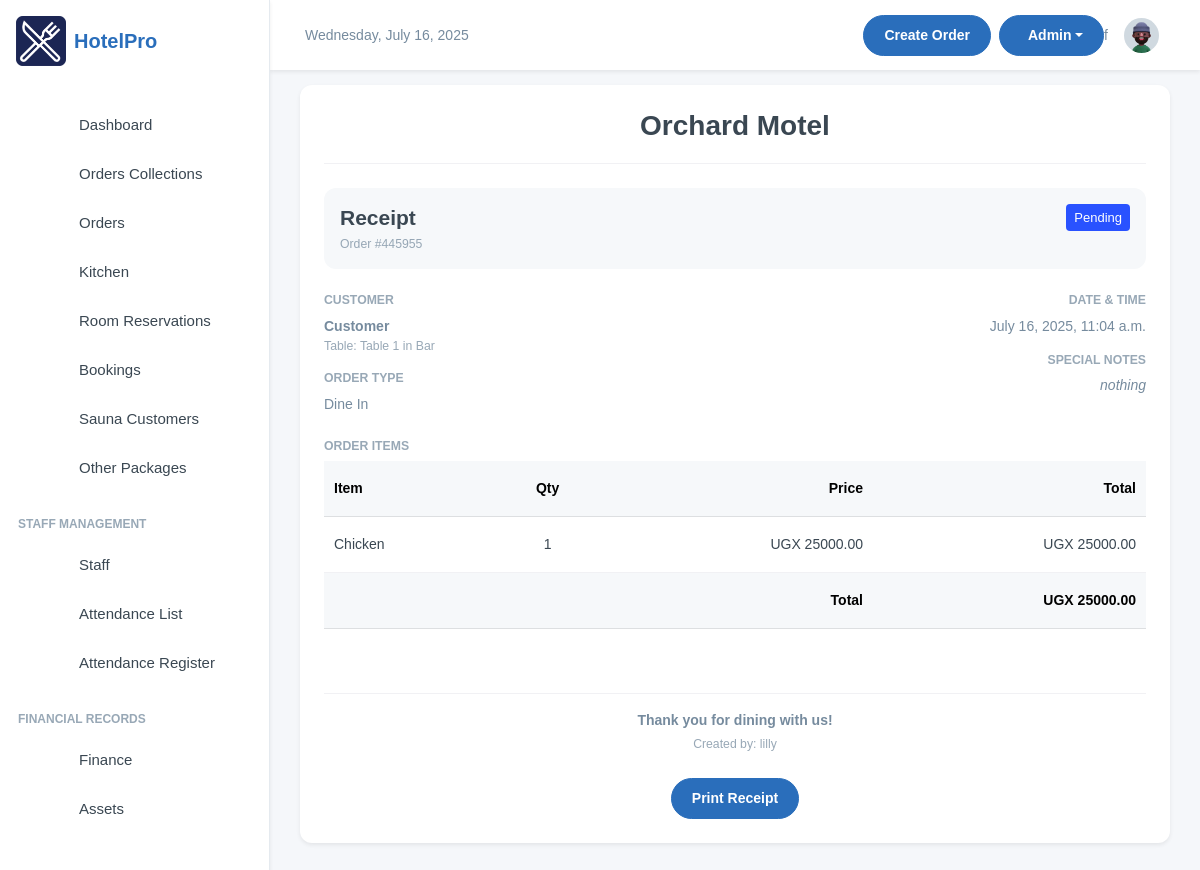
The app's page /manager/orders/1/ (signed in) with its own data.
### inventory/models.py (models this page shows, shortened)
class OrderItem(models.Model):
    ORDER_TYPE_CHOICES = [
        ('Dine-In', 'Dine-In'),
        ('Take-Away', 'Take-Away'),
    ]
    SPECIAL_NOTES_CHOICES = [
        ('nothing', 'Nothing'),
        ('strongly spiced', 'Strongly Spiced'),
        ('midly spiced', 'Mildly Spiced'),
        ('chips', 'Chips'),
        ('rice', 'Rice'),
        ('posho', 'Posho'),
        ('rice_posho', 'Rice + Posho'),
        ('chips_rice', 'Chips + Rice'),
        ('chips_posho', 'Chips + Posho'),
    ]
    order = models.ForeignKey('OrderTransaction', on_delete=models.CASCADE, related_name='order_items')
    menu_item = models.ForeignKey('MenuItem', on_delete=models.CASCADE, null=True, blank=True)
    order_date = models.DateTimeField(auto_now_add=True)
    customer_name = models.CharField(max_length=255, blank=True, null=True, default="Customer")
    dining_area = models.ForeignKey('DiningArea', on_delete=models.SET_NULL, null=True, blank=True)
    table = models.ForeignKey('Table', on_delete=models.SET_NULL, null=True, blank=True)
    total_price = models.DecimalField(max_digits=10, decimal_places=2, default=Decimal('0.00'))
    quantity = models.IntegerField(blank=True, null=True)
    status = models.CharField(
        max_length=50,
        choices=[('Pending', 'Pending'), ('Preparing', 'Preparing'), ('Cooked', 'Completed'), ('Served', 'Served'), ('Cancelled', 'Cancelled')],
        default='Pending'
    )
    special_notes = models.CharField(
        max_length=50,
        choices=SPECIAL_NOTES_CHOICES,
        default="nothing",
        blank=True,
        null=True
    )
    order_type = models.CharField(
        max_length=10,
        choices=ORDER_TYPE_CHOICES,
        default='Dine-In'
    )
    updated = models.DateTimeField(auto_now=True, blank=True, null=True)
    class Meta:
        verbose_name = 'Order Item'
        verbose_name_plural = 'Order Items'
        ordering = ['-order_date']

class OrderTransaction(models.Model):
    pay_mode = (
        ("NO PAYMENT", "NO PAYMENT"),
        ("CASH", "CASH"),
        ("MOMO PAY", "MOMO PAY"),
        ("AIRTEL PAY", "AIRTEL PAY"),
        ("INVOICE", "INVOICE"),
        ("ON ACCOMMODATION", "ON ACCOMMODATION"),
    )
    random_id = models.CharField(max_length=6, unique=True, editable=False, default=generate_random_id)
    customer_name = models.CharField(max_length=255, blank=True, null=True, default="Customer")
    served_by = models.CharField(
        max_length=255, blank=True, null=True, default="Waitress")
    dining_area = models.ForeignKey(DiningArea, on_delete=models.SET_NULL, null=True, blank=True)
    table = models.ForeignKey(Table, on_delete=models.SET_NULL, null=True, blank=True )
    special_notes = models.TextField(default="Null")
    created = models.DateTimeField(default=now, blank=True, null=True)
    payment_mode = models.CharField(default="NO PAYMENT", max_length=50, choices=pay_mode)
    transaction_id = models.CharField(blank=True, null=True, max_length=100, help_text="Transaction ID / Invoice Number")
    created_by = models.ForeignKey(User, on_delete=models.SET_NULL, null=True, blank=True)
    updated = models.DateField(auto_now=True, blank=True, null=True)
    class Meta:
        ordering = ['-created']

class Table(models.Model):
    table_number = models.IntegerField()
    dining_area = models.ForeignKey(DiningArea, on_delete=models.CASCADE, related_name='tables')
    capacity = models.IntegerField()  # Number of seats at the table
    is_available = models.BooleanField(default=True)
    def __str__(self):
        return f"Table {self.table_number} in {self.dining_area.name}"

class DiningArea(models.Model):
    name = models.CharField(max_length=255)
    description = models.TextField(blank=True, null=True)

class MenuItem(models.Model):
    category = models.ForeignKey(Category, on_delete=models.CASCADE, related_name="menu_items")
    name = models.CharField(max_length=100)
    description = models.TextField()
    price = models.DecimalField(max_digits=10, decimal_places=2, default=Decimal('0.00'))
    is_available = models.BooleanField(default=True)
    image_url = models.ImageField(blank=True, null=True, upload_to="menu_items")
    class Meta:
        ordering = ['name']

### inventory/views.py (the view)
# urls.py: path('orders/<str:id>/', views.getOrder, name='get_order'),
@login_required
def getOrder(request, id):
    order = get_object_or_404(OrderItem, id=id)
    settings = Setting.objects.first()
    return render(request, "getorder.html", {"order": order, "setting": settings})

### inventory/templates/getorder.html (shortened to what this page needs)
{% extends 'base.html' %}
{% block content %}
<div class="card shadow-sm" id="receipt">
    <div class="card-body p-4">
        <div class="text-center mb-4 pb-3 border-bottom">
            <h2 class="fw-bold mb-1">{{ setting.hotel_name | default:"Orchard Motel" }}</h2>
        </div>
        <div class="bg-light p-3 rounded-3 mb-4">
            <div class="d-flex justify-content-between align-items-center">
                <h4 class="m-0">Receipt</h4>
                <span class="badge bg-primary">{{ order.status }}</span>
            </div>
            <div class="text-muted small mt-1">Order #{{ order.order.random_id }}</div>
        </div>
        <div class="row mb-4">
            <div class="col-md-6">
                <div class="mb-3">
                    <h6 class="text-uppercase text-muted small mb-2">Customer</h6>
                    <div class="fw-bold">{{ order.order.customer_name }}</div>
                    {% if order.order.table %}
                    <div class="text-muted small">Table: {{ order.order.table }}</div>
                    {% endif %}
                </div>
                <div>
                    <h6 class="text-uppercase text-muted small mb-2">Order Type</h6>
                    <div>{{ order.order_type }}</div>
                </div>
            </div>
            <div class="col-md-6 text-md-end">
                <div class="mb-3">
                    <h6 class="text-uppercase text-muted small mb-2">Date & Time</h6>
                    <div>{{ order.order_date }}</div>
                </div>
                {% if order.special_notes %}
                <div>
                    <h6 class="text-uppercase text-muted small mb-2">Special Notes</h6>
                    <div class="fst-italic">{{ order.special_notes }}</div>
                </div>
                {% endif %}
            </div>
        </div>
        <h6 class="text-uppercase text-muted small mb-2">Order Items</h6>
        <div class="table-responsive mb-4">
            <table class="table">
                <thead class="table-light">
                    <tr>
                        <th>Item</th>
                        <th class="text-center">Qty</th>
                        <th class="text-end">Price</th>
                        <th class="text-end">Total</th>
                    </tr>
                </thead>
                <tbody>
                    <tr>
                        <td>{{ order.menu_item.name }}</td>
                        <td class="text-center">{{ order.quantity }}</td>
                        <td class="text-end">UGX {{ order.menu_item.price }}</td>
                        <td class="text-end">UGX {{ order.total_price }}</td>
                    </tr>
                </tbody>
                <tfoot class="table-light fw-bold">
                    <tr>
                        <td colspan="3" class="text-end">Total</td>
                        <td class="text-end">UGX {{ order.total_price }}</td>
                    </tr>
                </tfoot>
            </table>
        </div>
        <div class="text-center mt-5 pt-3 border-top">
            <p class="mb-1 fw-bold">Thank you for dining with us!</p>
            <p class="text-muted small">Created by: {{ order.order.created_by.username }}</p>
            <div class="mt-4 no-print">
               <button onclick="printReceiptDiv()" class="btn btn-primary no-print">Print Receipt</button>
            </div>
        </div>
    </div>
</div>
{% endblock content %}

### templates/base.html (style rules this page uses)
:root { --primary-color: #2A6EBB; --secondary-color: #F8F9FA; --accent-color: #FFD700; --text-color: #333333; --success-color: #28a745; --danger-color: #dc3545; --warning-color: #ffc107; --info-color: #17a2b8; }
body { font-family: 'Poppins', sans-serif; background-color: #f5f7fa; }
.btn-primary { background-color: var(--primary-color); border-color: var(--primary-color); }
.card { border-radius: 0.75rem; border: none; box-shadow: 0 0.125rem 0.25rem rgba(0, 0, 0, 0.075); transition: transform 0.2s ease-in-out, box-shadow 0.2s ease-in-out; }

### records on screen
OrderItem: status "Pending", order.random_id "445955", order.customer_name "Customer", order.table "Table 1 in Bar", order_type "Dine In", order_date "July 16, 2025, 11:04 a.m.", special_notes "nothing", menu_item.name "Chicken", quantity "1", menu_item.price "25000.00", total_price "25000.00", order.created_by.username "lilly"

### other values on screen
{{ setting.hotel_name | default:"Orchard Motel" }} "Orchard Motel"
